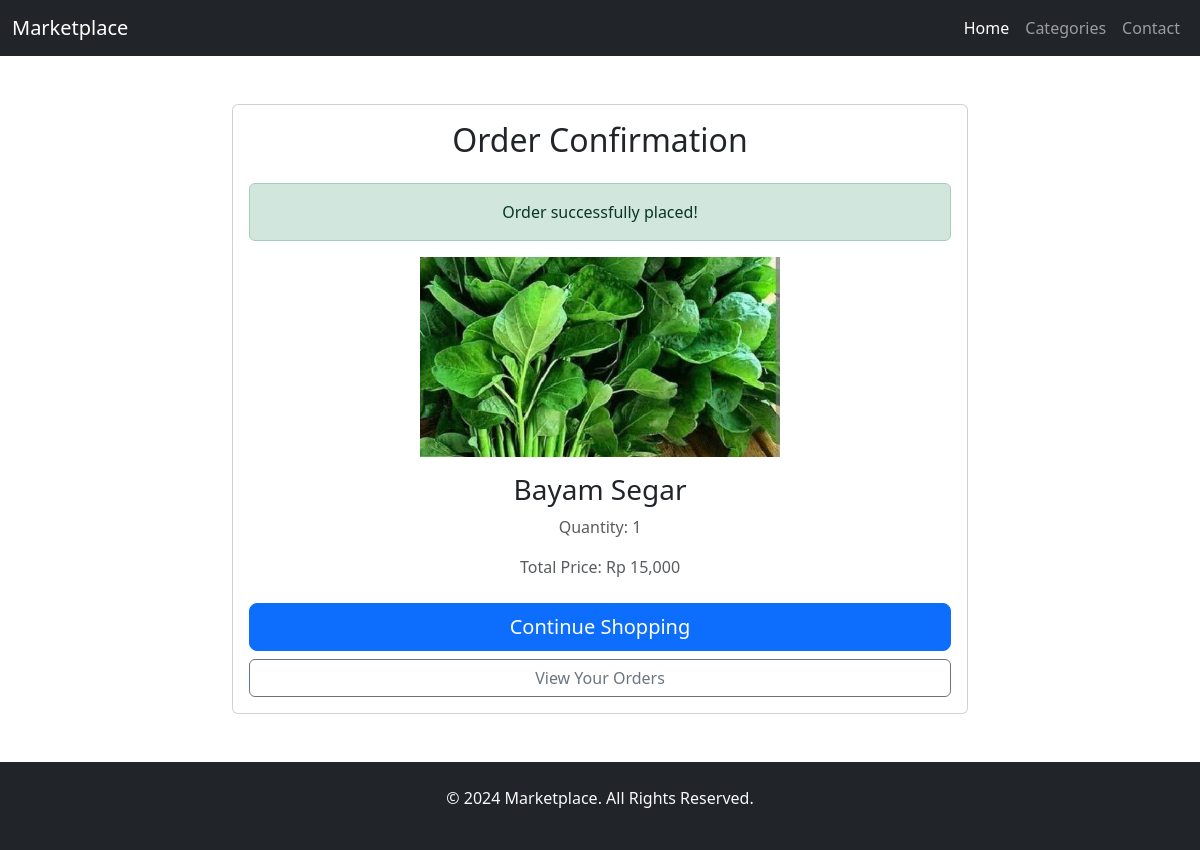
The app's page /checkout.php?product_id=1 with its own data.
### tables this page shows
CREATE TABLE products (
    id INT AUTO_INCREMENT PRIMARY KEY,
    category_id INT,
    product_name VARCHAR(100) NOT NULL,
    product_description TEXT,
    product_image VARCHAR(255),
    product_price DECIMAL(10, 2),
    FOREIGN KEY (category_id) REFERENCES categories(id)
);

### checkout.php (the view, shortened to what this page needs)
<?php
$host = 'localhost';
$dbname = 'marketplace';
$username = 'root';
$password = '';
$conn = new mysqli($host, $username, $password, $dbname);
$product_id = $_GET['product_id'];
$user_id = 1;
$quantity = 1;
$product_query = "SELECT * FROM products WHERE id = $product_id";
$product_result = $conn->query($product_query);
$product = $product_result->fetch_assoc();
$total_price = $product['product_price'] * $quantity;
$order_query = "INSERT INTO orders (product_id, user_id, quantity, total_price) VALUES (?, ?, ?, ?)";
$stmt = $conn->prepare($order_query);
$stmt->bind_param("iiid", $product_id, $user_id, $quantity, $total_price);
if ($stmt->execute()) {
    $order_status = "Order successfully placed!";
} else {
    $order_status = "Error: " . $conn->error;
}
?>
<!DOCTYPE html>
<html lang="en">
<head>
    <link
      href="https://cdn.jsdelivr.net/npm/bootstrap@5.3.0-alpha1/dist/css/bootstrap.min.css"
      rel="stylesheet"
    />
</head>
<body>
<nav class="navbar navbar-expand-lg navbar-dark bg-dark">
    <div class="container-fluid">
        <a class="navbar-brand" href="#">Marketplace</a>
        <div class="collapse navbar-collapse" id="navbarNav">
            <ul class="navbar-nav ms-auto">
                <li class="nav-item">
                    <a class="nav-link active" href="#">Home</a>
                </li>
                <li class="nav-item">
                    <a class="nav-link" href="#">Categories</a>
                </li>
                <li class="nav-item">
                    <a class="nav-link" href="#">Contact</a>
                </li>
            </ul>
        </div>
    </div>
</nav>
<div class="container my-5">
    <div class="row">
        <div class="col-md-8 offset-md-2">
            <div class="card">
                <div class="card-body text-center">
                    <h2 class="card-title mb-4">Order Confirmation</h2>
                    <p class="alert alert-success">
                        <?php echo $order_status; ?>
                    </p>
                    <img src="<?php echo 'images/' . $product['product_image']; ?>" alt="<?php echo $product['product_name']; ?>" class="img-fluid mb-3" style="height: 200px; object-fit: cover;">
                    <h3><?php echo $product['product_name']; ?></h3>
                    <p class="text-muted">Quantity: <?php echo $quantity; ?></p>
                    <p class="text-muted">Total Price: Rp <?php echo number_format($total_price); ?></p>
                    <div class="d-grid gap-2 mt-4">
                        <a href="index.php" class="btn btn-primary btn-lg">Continue Shopping</a>
                        <a href="orders.php" class="btn btn-outline-secondary">View Your Orders</a>
                    </div>
                </div>
            </div>
        </div>
    </div>
</div>
<footer class="bg-dark text-light text-center py-4 mt-5">
    <p>&copy; 2024 Marketplace. All Rights Reserved.</p>
</footer>
</body>
</html>

### records on screen
products: product_image (picture), product_name "Bayam Segar", product_price "15,000"

### other values on screen
$order_status "Order successfully placed!"
$quantity "1"
